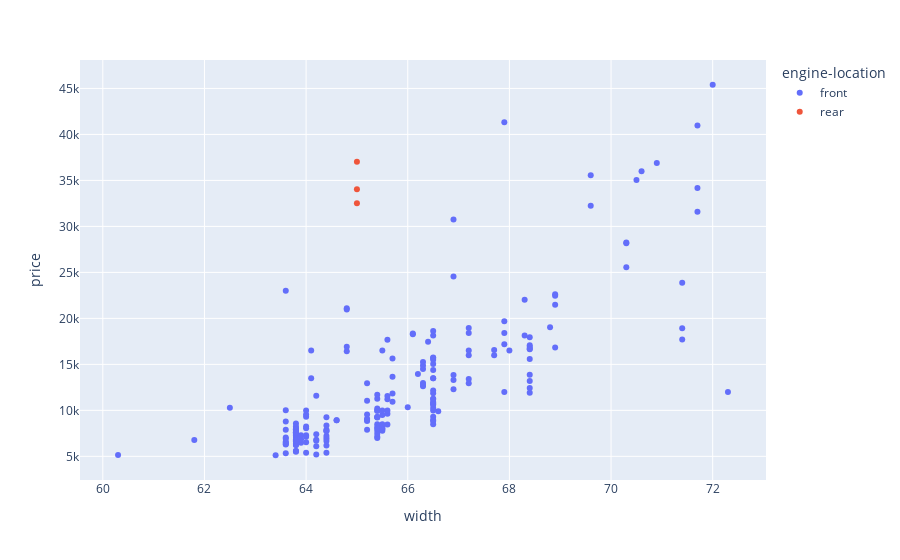

Notebook cell for this chart:
### Code cell
pe.scatter(data_frame=df, x = 'width',y = 'price', color='engine-location')

### Figure 1 — Plotly figure (JSON) as saved in the notebook; plotly's stock layout.template omitted (floating-point values rounded to 4 significant figures; data arrays with more than 128 entries replaced by an {"elided": "..."} marker saying what was removed)
{"data": [{"hovertemplate": "engine-location=front<br>width=%{x}<br>price=%{y}<extra></extra>", "legendgroup": "front", "marker": {"color": "#636efa", "symbol": "circle"}, "mode": "markers", "name": "front", "orientation": "v", "showlegend": true, "type": "scatter", "x": {"elided": "202 float values"}, "xaxis": "x", "y": {"elided": "202 int values"}, "yaxis": "y"}, {"hovertemplate": "engine-location=rear<br>width=%{x}<br>price=%{y}<extra></extra>", "legendgroup": "rear", "marker": {"color": "#EF553B", "symbol": "circle"}, "mode": "markers", "name": "rear", "orientation": "v", "showlegend": true, "type": "scatter", "x": [65, 65, 65], "xaxis": "x", "y": [32528, 34028, 37028], "yaxis": "y"}], "layout": {"legend": {"title": {"text": "engine-location"}, "tracegroupgap": 0}, "margin": {"t": 60}, "xaxis": {"anchor": "y", "domain": [0, 1], "title": {"text": "width"}}, "yaxis": {"anchor": "x", "domain": [0, 1], "title": {"text": "price"}}}}
